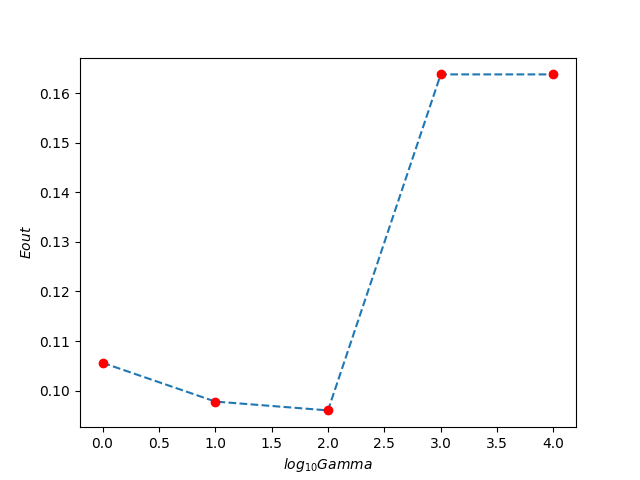

Reproduce this figure in Python.
import numpy as np
import matplotlib.pyplot as plt
import matplotlib.path as mpath
# data pre-processing
train = []
test = []
G_array = [1e0, 1e1, 1e2, 1e3, 1e4]

with open("features.train", 'r') as f:
	for line in f:
		train.append([float(i) for i in line.split()])

train = np.asarray(train)
with open("features.test", 'r') as f:
	for line in f:
		test.append([float(i) for i in line.split()])

test = np.asarray(train)

x, y = [], []
for i in train:
	digit, inten, symm = i[0], i[1], i[2]
	x.append([inten, symm])
	y.append(digit)
x, y = np.asarray(x), np.asarray(y)
y[y!=0] = -1
y[y==0] = 1

xt, yt = [], []
for i in test:
	digit, inten, symm = i[0], i[1], i[2]
	xt.append([inten, symm])
	yt.append(digit)
xt, yt = np.asarray(xt), np.asarray(yt)
yt[yt!=0] = -1
yt[yt==0] = 1

plot_x, plot_y = [0, 1, 2, 3, 4], []

def K(x1, x2):
    tmp = np.sqrt(np.dot(x1-x2, x1-x2))**2
    return np.exp(-80*tmp)


Eout = []
from sklearn import svm
for g in G_array:
	clf = svm.SVC(C = 0.1, gamma = g, kernel = 'rbf')
	clf.fit(x, y)
	plot_y.append(1 - clf.score(xt,yt))

plot_x, plot_y = np.asarray(plot_x), np.asarray(plot_y)
plt.plot(plot_x, plot_y, marker = 'o', mec = 'red', mfc = 'red', linestyle = '--')
plt.xlabel(r'$log_{10} Gamma$')
plt.ylabel(r'$Eout$')
plt.savefig('15.png')
plt.show()
